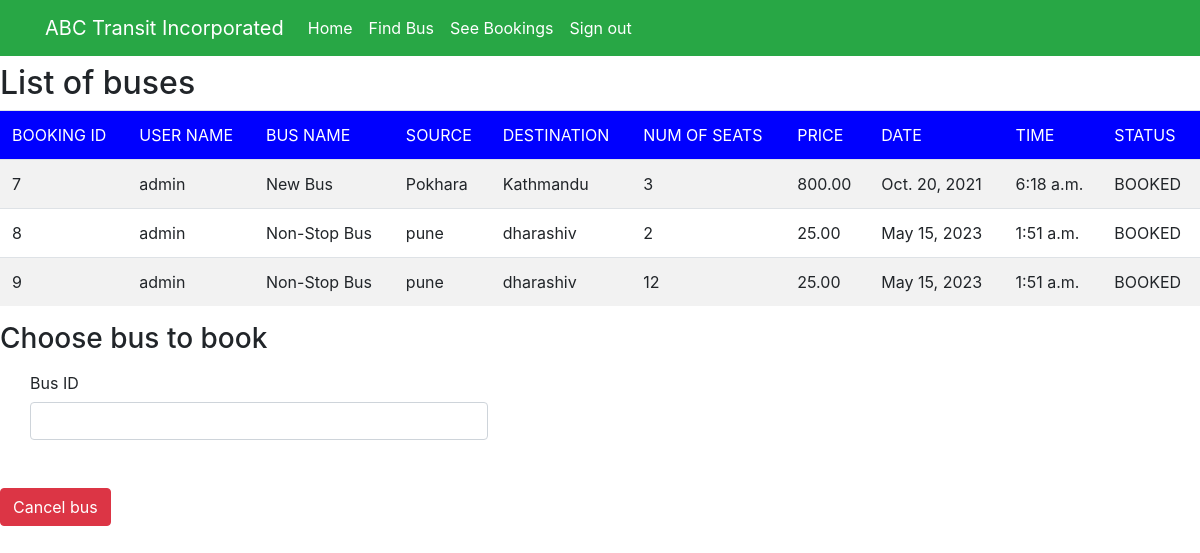
/seebookings (signed in), run on the app's committed database.
### myapp/models.py (models this page shows, shortened)
class Book(models.Model):
    BOOKED = 'B'
    CANCELLED = 'C'
    TICKET_STATUSES = ((BOOKED, 'Booked'),
                       (CANCELLED, 'Cancelled'),)
    email = models.EmailField()
    name = models.CharField(max_length=30)
    userid =models.DecimalField(decimal_places=0, max_digits=2)
    busid=models.DecimalField(decimal_places=0, max_digits=2)
    bus_name = models.CharField(max_length=30)
    source = models.CharField(max_length=30)
    dest = models.CharField(max_length=30)
    nos = models.DecimalField(decimal_places=0, max_digits=2)
    price = models.DecimalField(decimal_places=2, max_digits=6)
    date = models.DateField()
    time = models.TimeField()
    status = models.CharField(choices=TICKET_STATUSES, default=BOOKED, max_length=2)

### myapp/views.py (the view)
# urls.py: path('seebookings', views.seebookings, name="seebookings"),
@login_required(login_url='signin')
def seebookings(request,new={}):
    context = {}
    id_r = request.user.id
    book_list = Book.objects.filter(userid=id_r)
    if book_list:
        return render(request, 'myapp/booklist.html', locals())
    else:
        context["error"] = "Sorry no buses booked"
        return render(request, 'myapp/findbus.html', context)

### myapp/templates/myapp/booklist.html (shortened to what this page needs)
{% extends 'myapp/base.html' %}
{% block content %}
<h2>List of buses</h2>
<table class="table table-striped">
    <thead style="background-color: blue;color: white;">
    <td>BOOKING ID</td>
    <td>USER NAME</td>
    <td>BUS NAME</td>
    <td>SOURCE</td>
    <td>DESTINATION</td>
    <td>NUM OF SEATS</td>
    <td>PRICE</td>
    <td>DATE</td>
    <td>TIME</td>
    <td>STATUS</td>
    </thead>
    {% for row in book_list %}
    <tr>
        <td>{{row.id}}</td>
        <td>{{row.name}}</td>
        <td>{{row.bus_name}}</td>
        <td>{{row.source}}</td>
        <td>{{row.dest}}</td>
        <td>{{row.nos}}</td>
        <td>{{row.price}}</td>
        <td>{{row.date}}</td>
        <td>{{row.time}}</td>
        <td>{{row.status}}</td>
    </tr>
    {% endfor %}
</table>
<form action="{% url 'cancellings' %}" method="post">
    <h3>Choose bus to book</h3>
    <div class="col-auto">
        <label for="example-email-input" class="col-2 col-form-label">Bus ID</label>
        <div class="col-5">
            <input name='bus_id' class="form-control" type="number" id="example-email-input">
        </div>
    </div>
    <br>
    <br>
    <div class="pull-right">
        <button type="submit" class="btn btn-danger float-left">Cancel bus</button>
    </div>
</form>
{% endblock %}

### myapp/templates/myapp/base.html (shortened to what this page needs)
<!doctype html>
<html lang="en">
<head>
    <link rel="stylesheet" href="https://stackpath.bootstrapcdn.com/bootstrap/4.1.3/css/bootstrap.min.css"
>
</head>
<body>
<nav class="navbar navbar-expand-lg navbar-light bg-success">
    <div class="container">
        <a class="navbar-brand" href="#" style="color: white;">ABC Transit Incorporated</a>
        <div class="collapse navbar-collapse" id="navbarNavAltMarkup">
            <div class="navbar-nav" >
                <a class="nav-item nav-link active" href="{% url 'home' %}" style="color: white;">Home <span class="sr-only">(current)</span></a>
                <a class="nav-item nav-link" href="{% url 'findbus' %}" style="color: white;">Find Bus</a>
                <a class="nav-item nav-link" href="{% url 'seebookings' %}" style="color: white;">See Bookings</a>
                {% if request.user.is_active %}
                <a class="nav-item nav-link " href="{% url 'signout' %}" style="color: white;">Sign out</a>
                {% else %}
                <a class="nav-item nav-link " href="{% url 'signup' %}" style="color: white;">Sign Up</a>
                {% endif %}
            </div>
        </div>
    </div>
</nav>
{% block content %}
{% endblock %}
</body>
</html>

### data on the page
Book: id "7", name "admin", bus_name "New Bus", source "Pokhara", dest "Kathmandu", nos "3", price "800.00", date "Oct. 20, 2021", time "6:18 a.m.", status "BOOKED"
Book: id "8", name "admin", bus_name "Non-Stop Bus", source "pune", dest "dharashiv", nos "2", price "25.00", date "May 15, 2023", time "1:51 a.m.", status "BOOKED"
Book: id "9", name "admin", bus_name "Non-Stop Bus", source "pune", dest "dharashiv", nos "12", price "25.00", date "May 15, 2023", time "1:51 a.m.", status "BOOKED"
